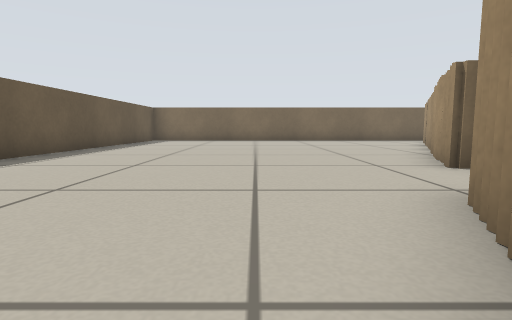
view 1 (above)

24 first-person views from a walk through a Stage world. The camera is 0.31 m above the floor, tilts 6° down and sees 80° across. The lines on the ground mark 1 m squares. The floor is counted in squares, 0.5 m on a side. Each view is taken from the middle of a square. On the plan, view 1 faces up. The plan holds only what a view shows up to about 9 squares ahead; the rest is blank. Robots are left out.

view 2
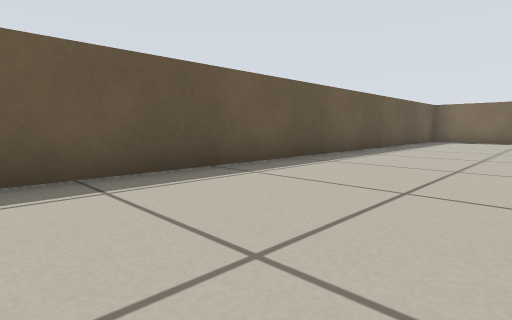

view 3
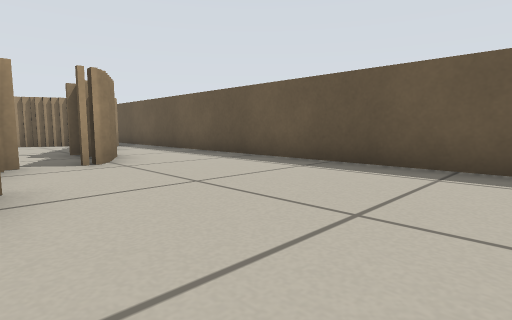

view 4
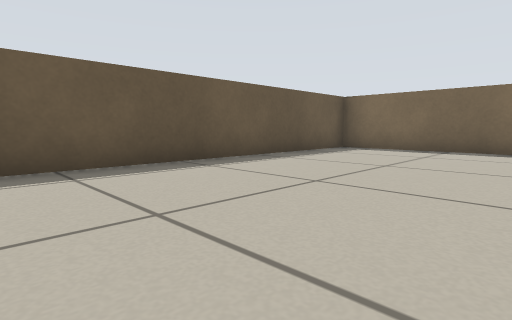

view 5
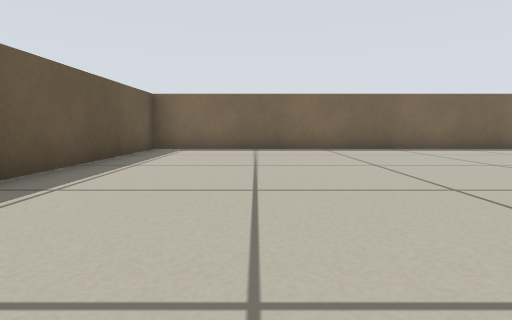

view 6
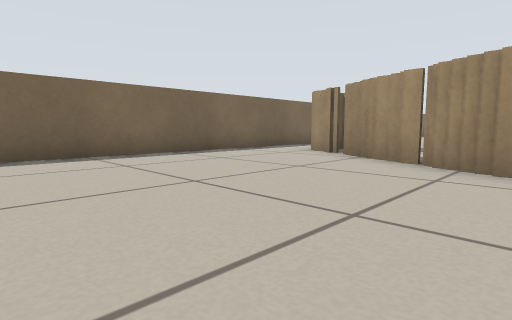

view 7
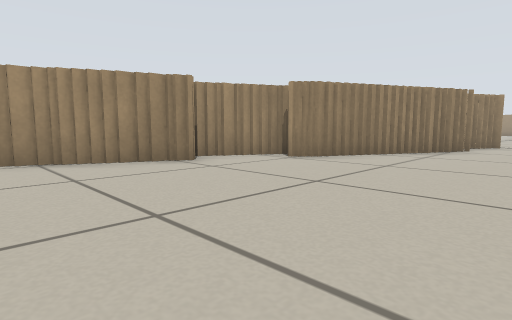

view 8
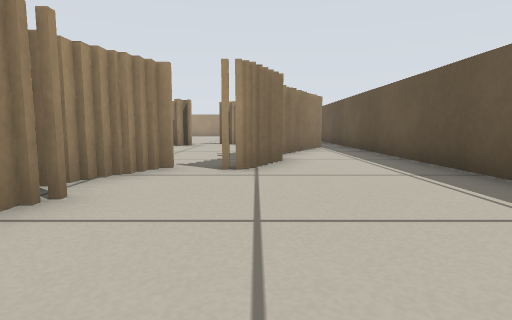

view 9
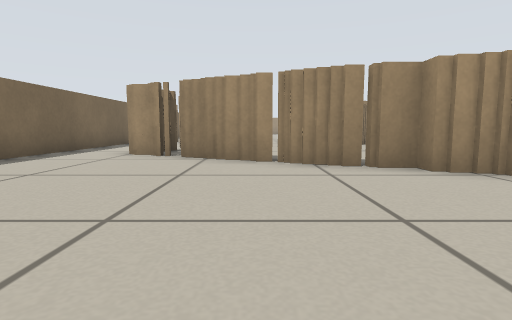

view 10
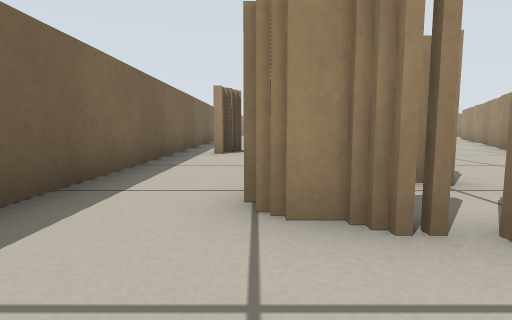

view 11
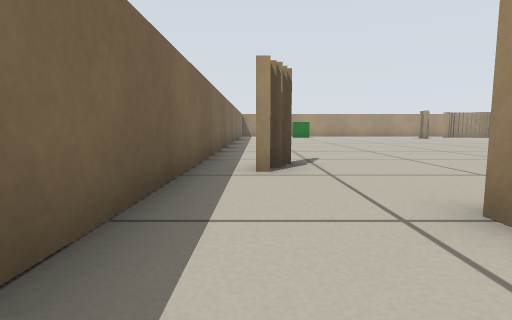

view 12
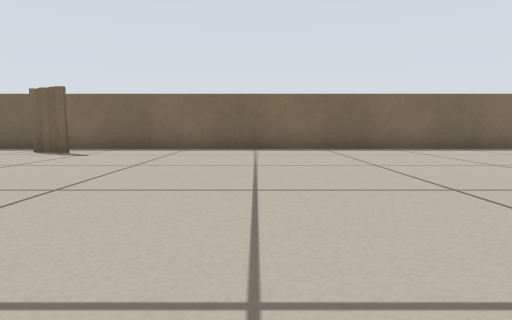

view 13
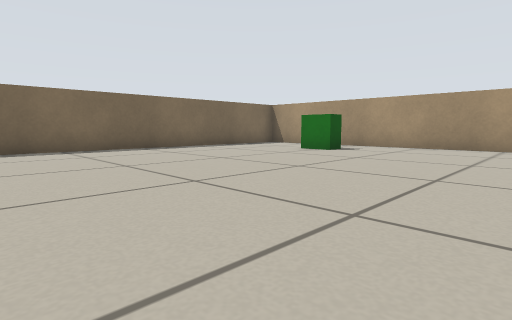

view 14
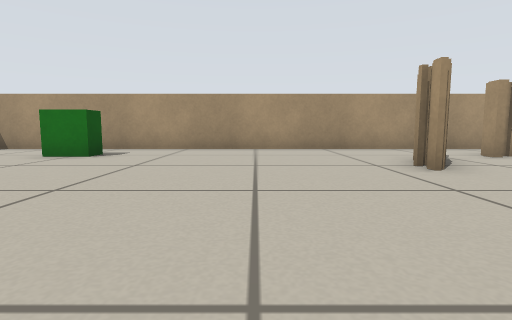

view 15
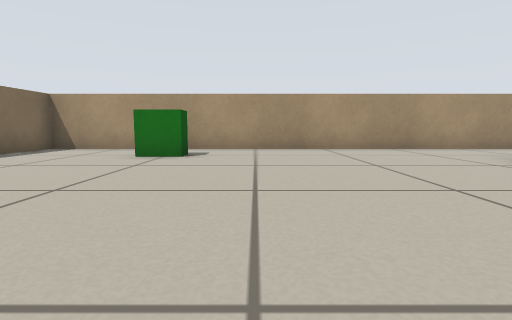

view 16
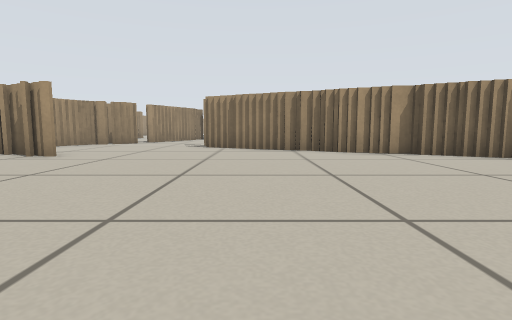

view 17
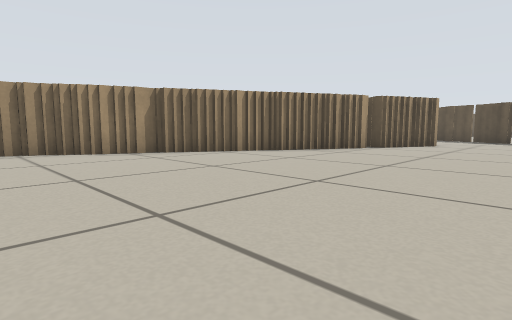

view 18
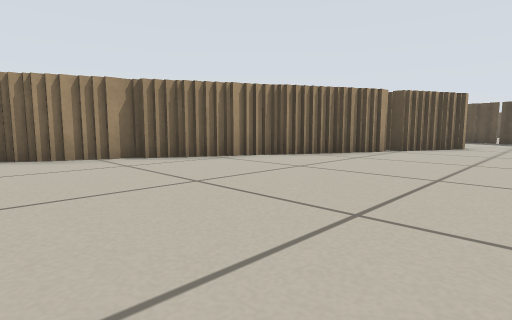

view 19
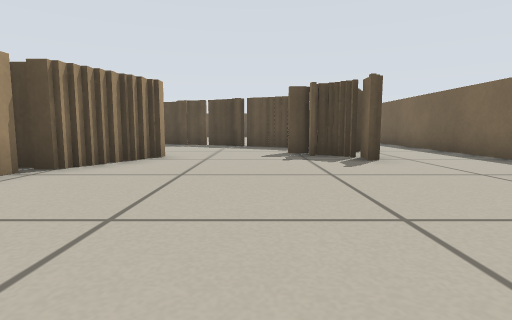

view 20
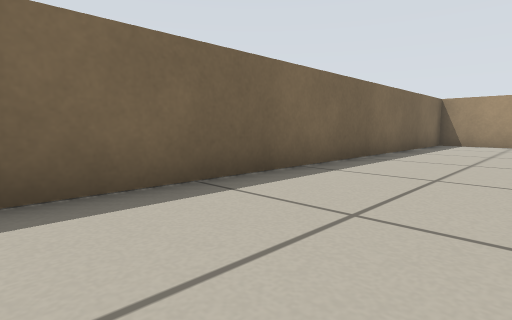

view 21
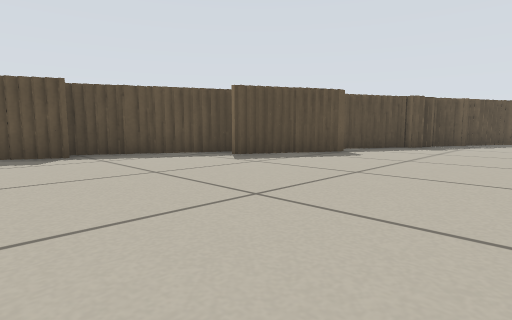

view 22
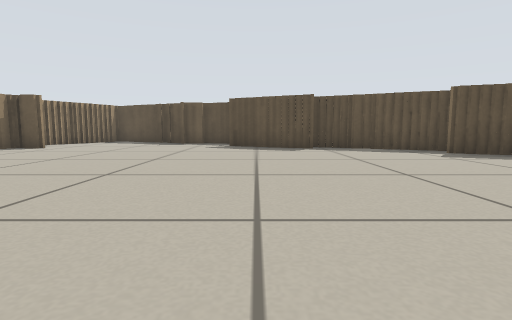

view 23
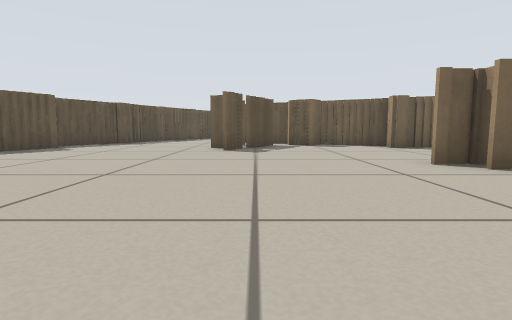

view 24
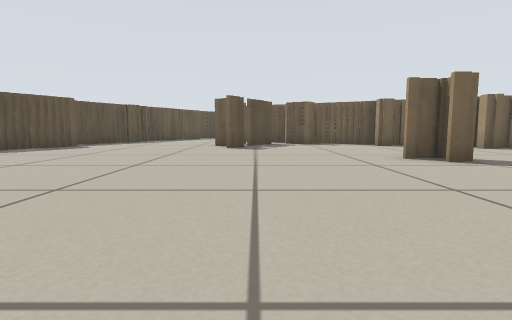

### Floor plan
Key: @ floor where view 1 was taken; # wall or solid block; . floor; T thing the floor can be seen under or through; B green box.
Columns run from 5 left of view 1 to 30 right of it. Each row starts with its distance up from view 1.
 15 ####################################
 14 #................##................#
 13 #...........TT.....................#
 12 #...........TTT#.................B.#
 11 #..........TTTT..................B.#
 10 #..........#.......................#
  9 #.........##.......................#
  8 #.........#....#...................#
  7 #........##... ###.................#
  6 #........#...   ####...............#
  5 #.......##...      ###.............#
  4 #.......##....##.... ###.......##..#
  3 #......##.............####.........#
  2 #.....###..............  ## .....#.#
  1 #.....#...............           #.#
  0 #....@#............#.              #
 -1 #....##.............
 -2 #....##.............
 -3 #... T.............
 -4 #..TTT............
 -5 #..T.............
 -6 #.##.........  .
 -7 #.#.........
 -8 ###.......
 -9    .. ...
-10       #.

Where each view was taken, in squares from view 1:
view 1: 0 up, 0 right, facing up
view 2: 0 up, 1 left, facing up-left
view 3: 2 up, 0 right, facing down-left
view 4: 6 up, 0 right, facing up-left
view 5: 6 up, 2 left, facing up
view 6: 8 up, 0 right, facing up-right
view 7: 8 up, 2 left, facing down-right
view 8: 1 up, 2 left, facing down
view 9: 10 up, 0 right, facing right
view 10: 13 up, 5 right, facing right
view 11: 14 up, 8 right, facing right
view 12: 6 up, 18 right, facing up
view 13: 6 up, 20 right, facing up-right
view 14: 7 up, 21 right, facing right
view 15: 9 up, 21 right, facing right
view 16: 11 up, 21 right, facing down
view 17: 11 up, 21 right, facing down-left
view 18: 10 up, 20 right, facing down-left
view 19: 10 up, 16 right, facing left
view 20: 12 up, 18 right, facing up-right
view 21: 3 down, 8 right, facing up-left
view 22: 3 down, 10 right, facing left
view 23: 5 down, 10 right, facing up
view 24: 6 down, 10 right, facing up
